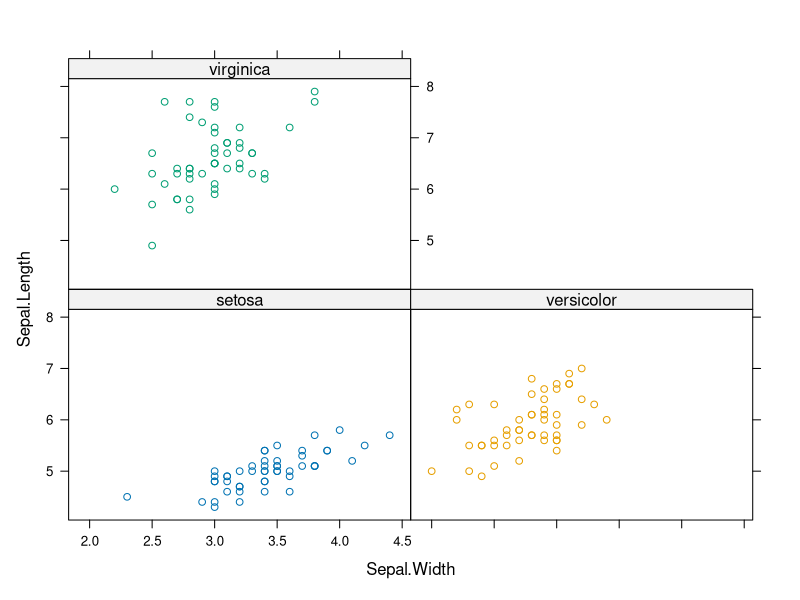
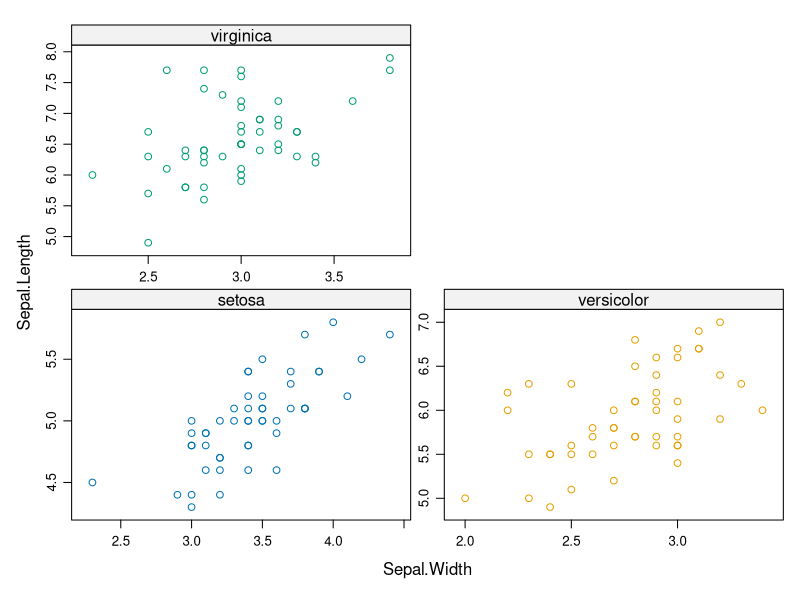
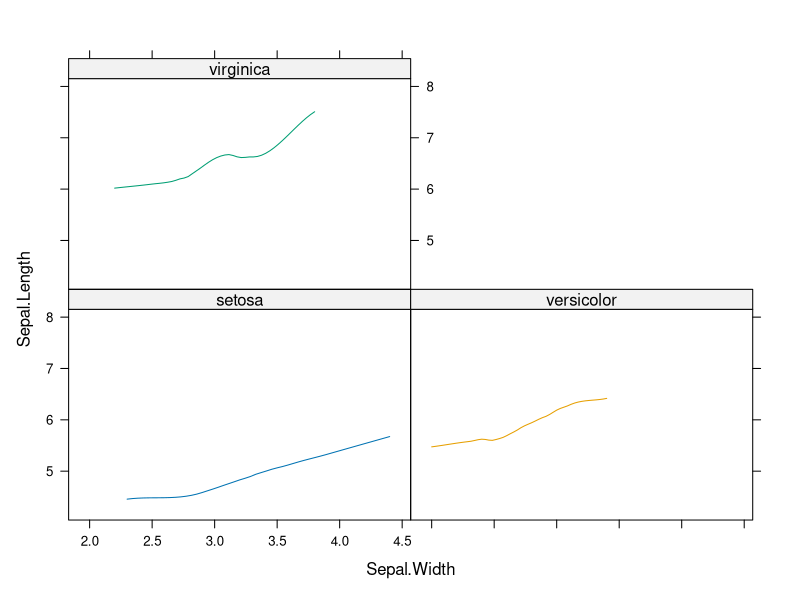
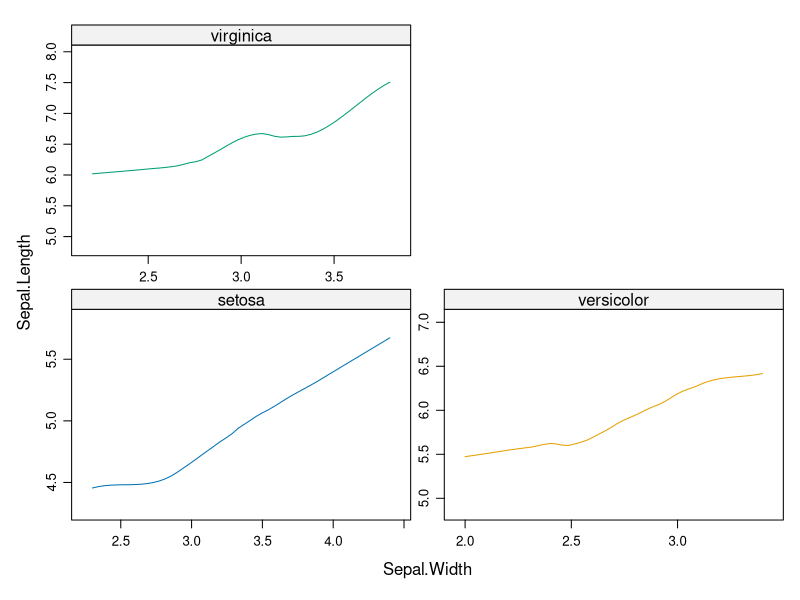
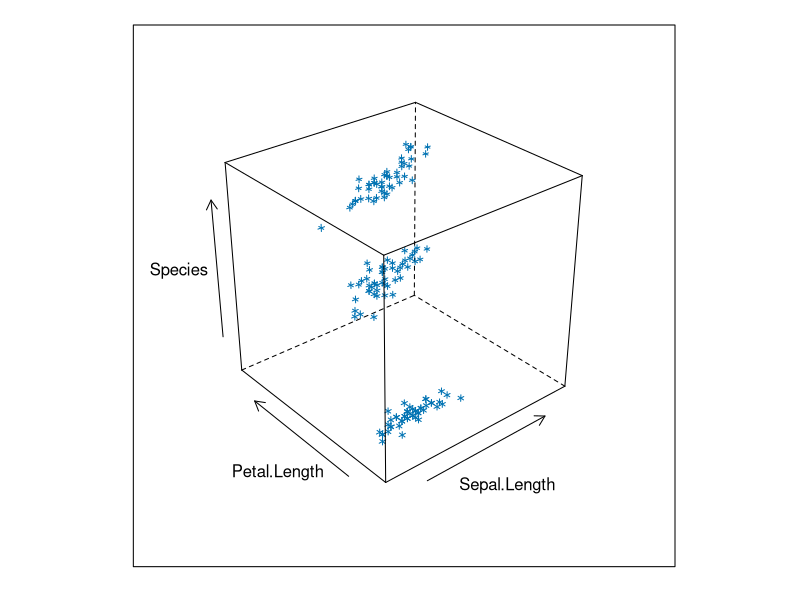
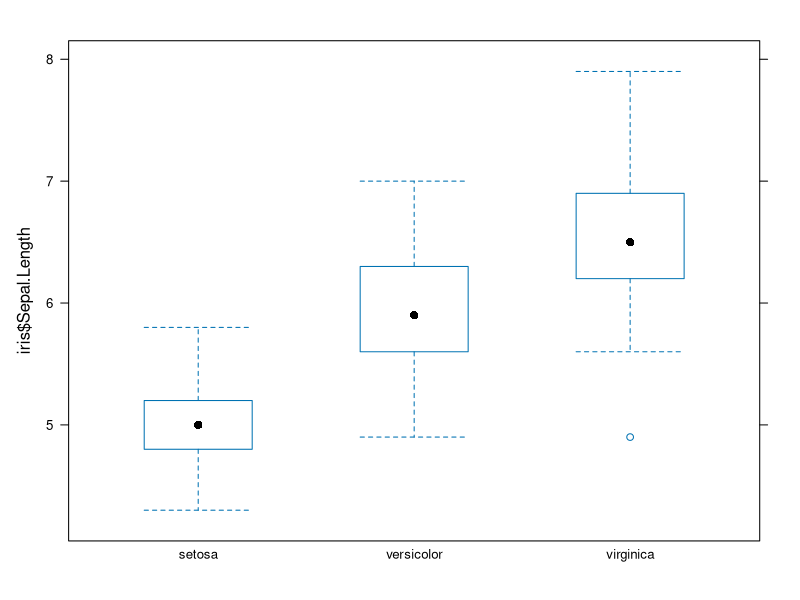

Recreate these plots in R, in order.
library(lattice)
library(datasets)
data("iris")

# Scatterplot 

xyplot(Sepal.Length~Sepal.Width | iris$Species,groups = iris$Species,data=iris)


xyplot(Sepal.Length~Sepal.Width | iris$Species,groups = iris$Species,data=iris,scales = "free")


xyplot(Sepal.Length~Sepal.Width | iris$Species,groups = iris$Species,data=iris,
       type=(c("P","smooth")))


xyplot(Sepal.Length~Sepal.Width | iris$Species,groups = iris$Species,data=iris,
       type=(c("P","smooth")),scales = "free")

# 3D Scatterplot  --> eRRoR

cloud(Species~Sepal.Length*Petal.Length,data=iris)




# Boxplot

bwplot(iris$Sepal.Length~iris$Species)
